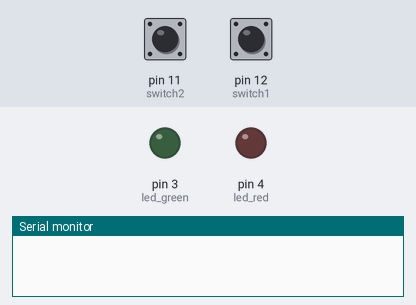
This sketch was run on a simulated Arduino Uno, built with avr-gcc and run on an emulated ATmega328P. Parts: output pins drawn as LEDs (lit = HIGH), the last lines printed to the serial monitor. Inputs (shaded band) come from the test bench; at power-on: pin 11 (switch2) HIGH, pin 12 (switch1) HIGH.

Above: at 1.2 s.
1.3 s: pin 11 (switch2) pulled LOW for 0.15 s
At 1.4 s:
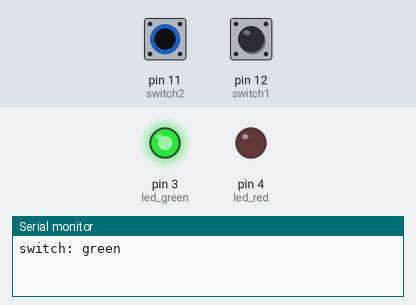
3.0 s: pin 12 (switch1) pulled LOW for 0.15 s
At 3.1 s:
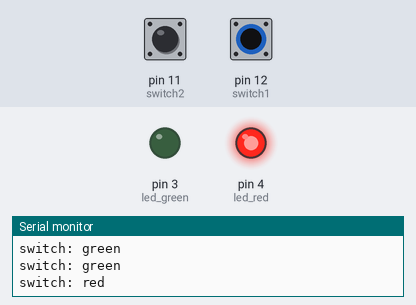
4.7 s: pin 12 (switch1) pulled LOW for 3.2 s
At 8.6 s:
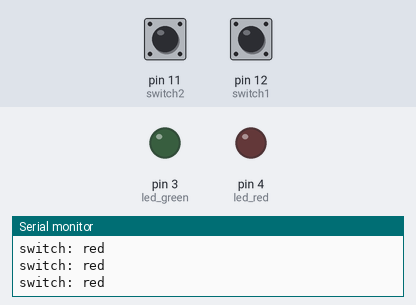
9.4 s: pin 11 (switch2) pulled LOW for 3.2 s
At 9.7 s:
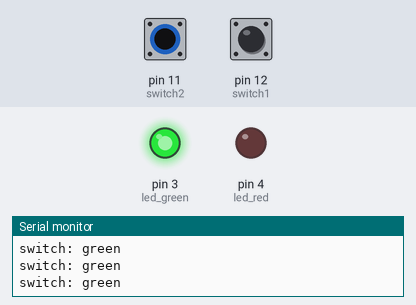
14.1 s: pin 11 (switch2) driven LOW and pin 12 (switch1) driven LOW
At 14.7 s:
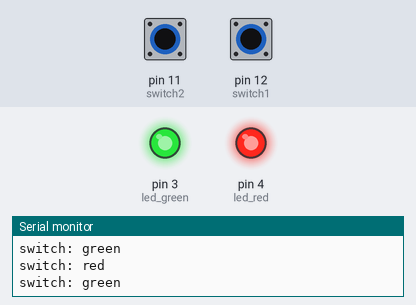
Timing chart, 0 to 16.6 s (numbered marks = the images above; inputs shaded):
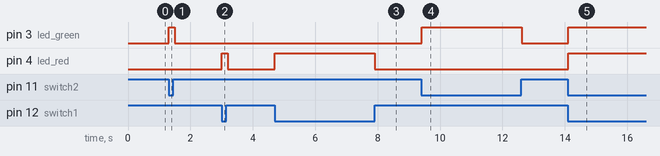

Measured:
- after the input at 1.3 s, pin 3 (led_green): LOW → HIGH at once, → LOW 0.20 s later
- after the input at 3.0 s, pin 4 (led_red): LOW → HIGH at once, → LOW 0.20 s later
- after the input at 4.7 s, pin 4 (led_red): LOW → HIGH at once, → LOW 3.2 s later
- after the input at 9.4 s, pin 3 (led_green): LOW → HIGH at once, → LOW 3.2 s later
- after the input at 14.1 s, pin 3 (led_green), pin 4 (led_red): LOW → HIGH at once

The sketch:

03_SWITCH_03.ino
```cpp
int switch1 = 12;
int switch2 = 11;

int led_red = 4;
int led_green = 3;

void setup() {
  Serial.begin(9600);

  pinMode(switch1, INPUT_PULLUP);
  pinMode(switch2, INPUT_PULLUP);

  pinMode(led_red, OUTPUT);
  pinMode(led_green, OUTPUT);
}

void loop() {
  int SW1 = digitalRead(switch1);
  int SW2 = digitalRead(switch2);

  digitalWrite(led_red, LOW);
  digitalWrite(led_green, LOW);

  if (SW1 == LOW) {
    Serial.println ("switch: red");
    digitalWrite(led_red, HIGH);
  }

  if (SW2 == LOW) {
    Serial.println ("switch: green");
    digitalWrite(led_green, HIGH);
  }
  delay(100);
}
```
